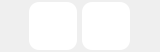
<?xml version="1.0" encoding="UTF-8"?>
<ui version="4.0">
 <class>UnredoPanel</class>
 <widget class="QWidget" name="UnredoPanel">
  <property name="geometry">
   <rect>
    <x>0</x>
    <y>0</y>
    <width>160</width>
    <height>52</height>
   </rect>
  </property>
  <property name="minimumSize">
   <size>
    <width>160</width>
    <height>52</height>
   </size>
  </property>
  <property name="maximumSize">
   <size>
    <width>160</width>
    <height>52</height>
   </size>
  </property>
  <property name="windowTitle">
   <string>Form</string>
  </property>
  <property name="styleSheet">
   <string notr="true">
QPushButton#undoButton {
    background-color: white;
    background-image:url(:/RecordVideo_Unredo/undo);
    border:0px;
    border-radius:10px;
}

QPushButton#undoButton:hover {
    background-color: #FFEDC5;
}

QPushButton#undoButton:disabled {
    background-image:url(:/RecordVideo_Unredo/undo_disabled);
}


/**  **/

QPushButton#redoButton {
    background-color: white;
    background-image:url(:/RecordVideo_Unredo/redo);
    border:0px;
    border-radius:10px;
}

QPushButton#redoButton:hover {
    background-color: #FFEDC5;
}

QPushButton#redoButton:disabled {
    background-image:url(:/RecordVideo_Unredo/redo_disabled);
}</string>
  </property>
  <layout class="QHBoxLayout" name="horizontalLayout">
   <property name="spacing">
    <number>5</number>
   </property>
   <property name="leftMargin">
    <number>0</number>
   </property>
   <property name="topMargin">
    <number>0</number>
   </property>
   <property name="rightMargin">
    <number>0</number>
   </property>
   <property name="bottomMargin">
    <number>0</number>
   </property>
   <item>
    <spacer name="horizontalSpacer">
     <property name="orientation">
      <enum>Qt::Horizontal</enum>
     </property>
     <property name="sizeHint" stdset="0">
      <size>
       <width>40</width>
       <height>20</height>
      </size>
     </property>
    </spacer>
   </item>
   <item>
    <widget class="QPushButton" name="undoButton">
     <property name="minimumSize">
      <size>
       <width>48</width>
       <height>48</height>
      </size>
     </property>
     <property name="maximumSize">
      <size>
       <width>48</width>
       <height>48</height>
      </size>
     </property>
     <property name="text">
      <string/>
     </property>
    </widget>
   </item>
   <item>
    <widget class="QPushButton" name="redoButton">
     <property name="minimumSize">
      <size>
       <width>48</width>
       <height>48</height>
      </size>
     </property>
     <property name="maximumSize">
      <size>
       <width>48</width>
       <height>48</height>
      </size>
     </property>
     <property name="text">
      <string/>
     </property>
    </widget>
   </item>
   <item>
    <spacer name="horizontalSpacer_2">
     <property name="orientation">
      <enum>Qt::Horizontal</enum>
     </property>
     <property name="sizeHint" stdset="0">
      <size>
       <width>40</width>
       <height>20</height>
      </size>
     </property>
    </spacer>
   </item>
  </layout>
 </widget>
 <resources>
  <include location="../../Adora.qrc"/>
 </resources>
 <connections/>
</ui>
